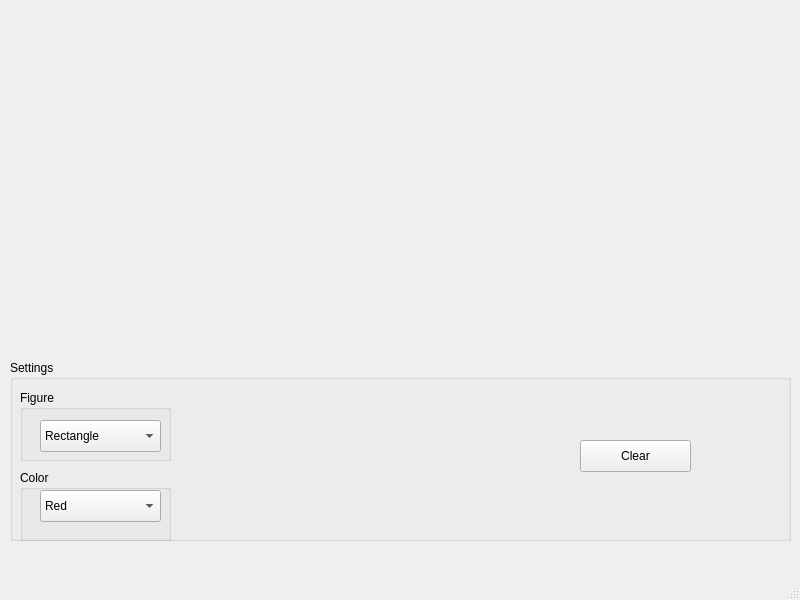
<?xml version="1.0" encoding="UTF-8"?>
<ui version="4.0">
 <class>MainWindow</class>
 <widget class="QMainWindow" name="MainWindow">
  <property name="geometry">
   <rect>
    <x>0</x>
    <y>0</y>
    <width>800</width>
    <height>600</height>
   </rect>
  </property>
  <property name="windowTitle">
   <string>MainWindow</string>
  </property>
  <widget class="QWidget" name="centralwidget">
   <widget class="QGroupBox" name="groupBox_2">
    <property name="geometry">
     <rect>
      <x>10</x>
      <y>360</y>
      <width>781</width>
      <height>181</height>
     </rect>
    </property>
    <property name="title">
     <string>Settings</string>
    </property>
    <widget class="QGroupBox" name="groupBox_3">
     <property name="geometry">
      <rect>
       <x>10</x>
       <y>30</y>
       <width>151</width>
       <height>71</height>
      </rect>
     </property>
     <property name="title">
      <string>Figure</string>
     </property>
     <widget class="QComboBox" name="figureChooser">
      <property name="geometry">
       <rect>
        <x>20</x>
        <y>30</y>
        <width>121</width>
        <height>32</height>
       </rect>
      </property>
      <item>
       <property name="text">
        <string>Rectangle</string>
       </property>
      </item>
      <item>
       <property name="text">
        <string>Square</string>
       </property>
      </item>
      <item>
       <property name="text">
        <string>Circle</string>
       </property>
      </item>
      <item>
       <property name="text">
        <string>Ellipse</string>
       </property>
      </item>
      <item>
       <property name="text">
        <string>Line</string>
       </property>
      </item>
     </widget>
    </widget>
    <widget class="QGroupBox" name="groupBox_4">
     <property name="geometry">
      <rect>
       <x>10</x>
       <y>110</y>
       <width>151</width>
       <height>71</height>
      </rect>
     </property>
     <property name="title">
      <string>Color</string>
     </property>
     <widget class="QComboBox" name="colorChooser">
      <property name="geometry">
       <rect>
        <x>20</x>
        <y>20</y>
        <width>121</width>
        <height>32</height>
       </rect>
      </property>
      <item>
       <property name="text">
        <string>Red</string>
       </property>
      </item>
      <item>
       <property name="text">
        <string>Green</string>
       </property>
      </item>
      <item>
       <property name="text">
        <string>Blue</string>
       </property>
      </item>
      <item>
       <property name="text">
        <string>Black</string>
       </property>
      </item>
      <item>
       <property name="text">
        <string>Yellow</string>
       </property>
      </item>
     </widget>
    </widget>
    <widget class="QPushButton" name="clearButton">
     <property name="geometry">
      <rect>
       <x>570</x>
       <y>80</y>
       <width>111</width>
       <height>32</height>
      </rect>
     </property>
     <property name="text">
      <string>Clear</string>
     </property>
    </widget>
   </widget>
  </widget>
  <widget class="QMenuBar" name="menubar">
   <property name="geometry">
    <rect>
     <x>0</x>
     <y>0</y>
     <width>800</width>
     <height>22</height>
    </rect>
   </property>
  </widget>
  <widget class="QStatusBar" name="statusbar"/>
 </widget>
 <resources/>
 <connections/>
</ui>
